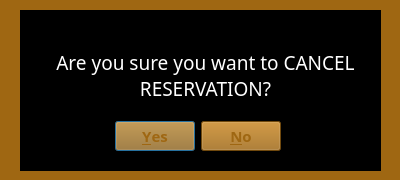
<?xml version="1.0" encoding="UTF-8"?>
<ui version="4.0">
 <class>Dialog</class>
 <widget class="QDialog" name="Dialog">
  <property name="geometry">
   <rect>
    <x>0</x>
    <y>0</y>
    <width>400</width>
    <height>180</height>
   </rect>
  </property>
  <property name="windowTitle">
   <string>Dialog</string>
  </property>
  <widget class="QDialogButtonBox" name="buttonBox">
   <property name="geometry">
    <rect>
     <x>-60</x>
     <y>120</y>
     <width>341</width>
     <height>32</height>
    </rect>
   </property>
   <property name="palette">
    <palette>
     <active>
      <colorrole role="Button">
       <brush brushstyle="SolidPattern">
        <color alpha="255">
         <red>159</red>
         <green>103</green>
         <blue>18</blue>
        </color>
       </brush>
      </colorrole>
      <colorrole role="Midlight">
       <brush brushstyle="SolidPattern">
        <color alpha="255">
         <red>159</red>
         <green>103</green>
         <blue>18</blue>
        </color>
       </brush>
      </colorrole>
      <colorrole role="ButtonText">
       <brush brushstyle="SolidPattern">
        <color alpha="255">
         <red>159</red>
         <green>103</green>
         <blue>18</blue>
        </color>
       </brush>
      </colorrole>
      <colorrole role="Base">
       <brush brushstyle="SolidPattern">
        <color alpha="255">
         <red>255</red>
         <green>255</green>
         <blue>255</blue>
        </color>
       </brush>
      </colorrole>
      <colorrole role="Window">
       <brush brushstyle="SolidPattern">
        <color alpha="255">
         <red>157</red>
         <green>102</green>
         <blue>18</blue>
        </color>
       </brush>
      </colorrole>
     </active>
     <inactive>
      <colorrole role="Button">
       <brush brushstyle="SolidPattern">
        <color alpha="255">
         <red>159</red>
         <green>103</green>
         <blue>18</blue>
        </color>
       </brush>
      </colorrole>
      <colorrole role="Midlight">
       <brush brushstyle="SolidPattern">
        <color alpha="255">
         <red>159</red>
         <green>103</green>
         <blue>18</blue>
        </color>
       </brush>
      </colorrole>
      <colorrole role="ButtonText">
       <brush brushstyle="SolidPattern">
        <color alpha="255">
         <red>159</red>
         <green>103</green>
         <blue>18</blue>
        </color>
       </brush>
      </colorrole>
      <colorrole role="Base">
       <brush brushstyle="SolidPattern">
        <color alpha="255">
         <red>255</red>
         <green>255</green>
         <blue>255</blue>
        </color>
       </brush>
      </colorrole>
      <colorrole role="Window">
       <brush brushstyle="SolidPattern">
        <color alpha="255">
         <red>157</red>
         <green>102</green>
         <blue>18</blue>
        </color>
       </brush>
      </colorrole>
     </inactive>
     <disabled>
      <colorrole role="Button">
       <brush brushstyle="SolidPattern">
        <color alpha="255">
         <red>159</red>
         <green>103</green>
         <blue>18</blue>
        </color>
       </brush>
      </colorrole>
      <colorrole role="Midlight">
       <brush brushstyle="SolidPattern">
        <color alpha="255">
         <red>159</red>
         <green>103</green>
         <blue>18</blue>
        </color>
       </brush>
      </colorrole>
      <colorrole role="ButtonText">
       <brush brushstyle="SolidPattern">
        <color alpha="255">
         <red>120</red>
         <green>120</green>
         <blue>120</blue>
        </color>
       </brush>
      </colorrole>
      <colorrole role="Base">
       <brush brushstyle="SolidPattern">
        <color alpha="255">
         <red>157</red>
         <green>102</green>
         <blue>18</blue>
        </color>
       </brush>
      </colorrole>
      <colorrole role="Window">
       <brush brushstyle="SolidPattern">
        <color alpha="255">
         <red>157</red>
         <green>102</green>
         <blue>18</blue>
        </color>
       </brush>
      </colorrole>
     </disabled>
    </palette>
   </property>
   <property name="font">
    <font>
     <family>Century Gothic</family>
     <pointsize>11</pointsize>
     <weight>75</weight>
     <bold>true</bold>
    </font>
   </property>
   <property name="autoFillBackground">
    <bool>false</bool>
   </property>
   <property name="orientation">
    <enum>Qt::Horizontal</enum>
   </property>
   <property name="standardButtons">
    <set>QDialogButtonBox::No|QDialogButtonBox::Yes</set>
   </property>
  </widget>
  <widget class="QLabel" name="label">
   <property name="geometry">
    <rect>
     <x>0</x>
     <y>0</y>
     <width>401</width>
     <height>301</height>
    </rect>
   </property>
   <property name="palette">
    <palette>
     <active>
      <colorrole role="Base">
       <brush brushstyle="SolidPattern">
        <color alpha="255">
         <red>255</red>
         <green>255</green>
         <blue>255</blue>
        </color>
       </brush>
      </colorrole>
      <colorrole role="Window">
       <brush brushstyle="SolidPattern">
        <color alpha="255">
         <red>159</red>
         <green>103</green>
         <blue>18</blue>
        </color>
       </brush>
      </colorrole>
     </active>
     <inactive>
      <colorrole role="Base">
       <brush brushstyle="SolidPattern">
        <color alpha="255">
         <red>255</red>
         <green>255</green>
         <blue>255</blue>
        </color>
       </brush>
      </colorrole>
      <colorrole role="Window">
       <brush brushstyle="SolidPattern">
        <color alpha="255">
         <red>159</red>
         <green>103</green>
         <blue>18</blue>
        </color>
       </brush>
      </colorrole>
     </inactive>
     <disabled>
      <colorrole role="Base">
       <brush brushstyle="SolidPattern">
        <color alpha="255">
         <red>159</red>
         <green>103</green>
         <blue>18</blue>
        </color>
       </brush>
      </colorrole>
      <colorrole role="Window">
       <brush brushstyle="SolidPattern">
        <color alpha="255">
         <red>159</red>
         <green>103</green>
         <blue>18</blue>
        </color>
       </brush>
      </colorrole>
     </disabled>
    </palette>
   </property>
   <property name="autoFillBackground">
    <bool>true</bool>
   </property>
   <property name="text">
    <string/>
   </property>
  </widget>
  <widget class="QLabel" name="label_3">
   <property name="geometry">
    <rect>
     <x>20</x>
     <y>10</y>
     <width>361</width>
     <height>161</height>
    </rect>
   </property>
   <property name="palette">
    <palette>
     <active>
      <colorrole role="Base">
       <brush brushstyle="SolidPattern">
        <color alpha="255">
         <red>255</red>
         <green>255</green>
         <blue>255</blue>
        </color>
       </brush>
      </colorrole>
      <colorrole role="Window">
       <brush brushstyle="SolidPattern">
        <color alpha="255">
         <red>0</red>
         <green>0</green>
         <blue>0</blue>
        </color>
       </brush>
      </colorrole>
     </active>
     <inactive>
      <colorrole role="Base">
       <brush brushstyle="SolidPattern">
        <color alpha="255">
         <red>255</red>
         <green>255</green>
         <blue>255</blue>
        </color>
       </brush>
      </colorrole>
      <colorrole role="Window">
       <brush brushstyle="SolidPattern">
        <color alpha="255">
         <red>0</red>
         <green>0</green>
         <blue>0</blue>
        </color>
       </brush>
      </colorrole>
     </inactive>
     <disabled>
      <colorrole role="Base">
       <brush brushstyle="SolidPattern">
        <color alpha="255">
         <red>0</red>
         <green>0</green>
         <blue>0</blue>
        </color>
       </brush>
      </colorrole>
      <colorrole role="Window">
       <brush brushstyle="SolidPattern">
        <color alpha="255">
         <red>0</red>
         <green>0</green>
         <blue>0</blue>
        </color>
       </brush>
      </colorrole>
     </disabled>
    </palette>
   </property>
   <property name="autoFillBackground">
    <bool>true</bool>
   </property>
   <property name="text">
    <string/>
   </property>
  </widget>
  <widget class="QLabel" name="label_5">
   <property name="geometry">
    <rect>
     <x>50</x>
     <y>30</y>
     <width>311</width>
     <height>91</height>
    </rect>
   </property>
   <property name="palette">
    <palette>
     <active>
      <colorrole role="WindowText">
       <brush brushstyle="SolidPattern">
        <color alpha="255">
         <red>255</red>
         <green>255</green>
         <blue>255</blue>
        </color>
       </brush>
      </colorrole>
      <colorrole role="Button">
       <brush brushstyle="SolidPattern">
        <color alpha="255">
         <red>255</red>
         <green>255</green>
         <blue>127</blue>
        </color>
       </brush>
      </colorrole>
      <colorrole role="Light">
       <brush brushstyle="SolidPattern">
        <color alpha="255">
         <red>255</red>
         <green>255</green>
         <blue>255</blue>
        </color>
       </brush>
      </colorrole>
      <colorrole role="Midlight">
       <brush brushstyle="SolidPattern">
        <color alpha="255">
         <red>255</red>
         <green>255</green>
         <blue>191</blue>
        </color>
       </brush>
      </colorrole>
      <colorrole role="Dark">
       <brush brushstyle="SolidPattern">
        <color alpha="255">
         <red>127</red>
         <green>127</green>
         <blue>63</blue>
        </color>
       </brush>
      </colorrole>
      <colorrole role="Mid">
       <brush brushstyle="SolidPattern">
        <color alpha="255">
         <red>170</red>
         <green>170</green>
         <blue>84</blue>
        </color>
       </brush>
      </colorrole>
      <colorrole role="Text">
       <brush brushstyle="SolidPattern">
        <color alpha="255">
         <red>0</red>
         <green>0</green>
         <blue>0</blue>
        </color>
       </brush>
      </colorrole>
      <colorrole role="BrightText">
       <brush brushstyle="SolidPattern">
        <color alpha="255">
         <red>255</red>
         <green>255</green>
         <blue>255</blue>
        </color>
       </brush>
      </colorrole>
      <colorrole role="ButtonText">
       <brush brushstyle="SolidPattern">
        <color alpha="255">
         <red>0</red>
         <green>0</green>
         <blue>0</blue>
        </color>
       </brush>
      </colorrole>
      <colorrole role="Base">
       <brush brushstyle="SolidPattern">
        <color alpha="255">
         <red>255</red>
         <green>255</green>
         <blue>255</blue>
        </color>
       </brush>
      </colorrole>
      <colorrole role="Window">
       <brush brushstyle="SolidPattern">
        <color alpha="255">
         <red>255</red>
         <green>255</green>
         <blue>127</blue>
        </color>
       </brush>
      </colorrole>
      <colorrole role="Shadow">
       <brush brushstyle="SolidPattern">
        <color alpha="255">
         <red>0</red>
         <green>0</green>
         <blue>0</blue>
        </color>
       </brush>
      </colorrole>
      <colorrole role="AlternateBase">
       <brush brushstyle="SolidPattern">
        <color alpha="255">
         <red>255</red>
         <green>255</green>
         <blue>191</blue>
        </color>
       </brush>
      </colorrole>
      <colorrole role="ToolTipBase">
       <brush brushstyle="SolidPattern">
        <color alpha="255">
         <red>255</red>
         <green>255</green>
         <blue>220</blue>
        </color>
       </brush>
      </colorrole>
      <colorrole role="ToolTipText">
       <brush brushstyle="SolidPattern">
        <color alpha="255">
         <red>0</red>
         <green>0</green>
         <blue>0</blue>
        </color>
       </brush>
      </colorrole>
     </active>
     <inactive>
      <colorrole role="WindowText">
       <brush brushstyle="SolidPattern">
        <color alpha="255">
         <red>255</red>
         <green>255</green>
         <blue>255</blue>
        </color>
       </brush>
      </colorrole>
      <colorrole role="Button">
       <brush brushstyle="SolidPattern">
        <color alpha="255">
         <red>255</red>
         <green>255</green>
         <blue>127</blue>
        </color>
       </brush>
      </colorrole>
      <colorrole role="Light">
       <brush brushstyle="SolidPattern">
        <color alpha="255">
         <red>255</red>
         <green>255</green>
         <blue>255</blue>
        </color>
       </brush>
      </colorrole>
      <colorrole role="Midlight">
       <brush brushstyle="SolidPattern">
        <color alpha="255">
         <red>255</red>
         <green>255</green>
         <blue>191</blue>
        </color>
       </brush>
      </colorrole>
      <colorrole role="Dark">
       <brush brushstyle="SolidPattern">
        <color alpha="255">
         <red>127</red>
         <green>127</green>
         <blue>63</blue>
        </color>
       </brush>
      </colorrole>
      <colorrole role="Mid">
       <brush brushstyle="SolidPattern">
        <color alpha="255">
         <red>170</red>
         <green>170</green>
         <blue>84</blue>
        </color>
       </brush>
      </colorrole>
      <colorrole role="Text">
       <brush brushstyle="SolidPattern">
        <color alpha="255">
         <red>0</red>
         <green>0</green>
         <blue>0</blue>
        </color>
       </brush>
      </colorrole>
      <colorrole role="BrightText">
       <brush brushstyle="SolidPattern">
        <color alpha="255">
         <red>255</red>
         <green>255</green>
         <blue>255</blue>
        </color>
       </brush>
      </colorrole>
      <colorrole role="ButtonText">
       <brush brushstyle="SolidPattern">
        <color alpha="255">
         <red>0</red>
         <green>0</green>
         <blue>0</blue>
        </color>
       </brush>
      </colorrole>
      <colorrole role="Base">
       <brush brushstyle="SolidPattern">
        <color alpha="255">
         <red>255</red>
         <green>255</green>
         <blue>255</blue>
        </color>
       </brush>
      </colorrole>
      <colorrole role="Window">
       <brush brushstyle="SolidPattern">
        <color alpha="255">
         <red>255</red>
         <green>255</green>
         <blue>127</blue>
        </color>
       </brush>
      </colorrole>
      <colorrole role="Shadow">
       <brush brushstyle="SolidPattern">
        <color alpha="255">
         <red>0</red>
         <green>0</green>
         <blue>0</blue>
        </color>
       </brush>
      </colorrole>
      <colorrole role="AlternateBase">
       <brush brushstyle="SolidPattern">
        <color alpha="255">
         <red>255</red>
         <green>255</green>
         <blue>191</blue>
        </color>
       </brush>
      </colorrole>
      <colorrole role="ToolTipBase">
       <brush brushstyle="SolidPattern">
        <color alpha="255">
         <red>255</red>
         <green>255</green>
         <blue>220</blue>
        </color>
       </brush>
      </colorrole>
      <colorrole role="ToolTipText">
       <brush brushstyle="SolidPattern">
        <color alpha="255">
         <red>0</red>
         <green>0</green>
         <blue>0</blue>
        </color>
       </brush>
      </colorrole>
     </inactive>
     <disabled>
      <colorrole role="WindowText">
       <brush brushstyle="SolidPattern">
        <color alpha="255">
         <red>127</red>
         <green>127</green>
         <blue>63</blue>
        </color>
       </brush>
      </colorrole>
      <colorrole role="Button">
       <brush brushstyle="SolidPattern">
        <color alpha="255">
         <red>255</red>
         <green>255</green>
         <blue>127</blue>
        </color>
       </brush>
      </colorrole>
      <colorrole role="Light">
       <brush brushstyle="SolidPattern">
        <color alpha="255">
         <red>255</red>
         <green>255</green>
         <blue>255</blue>
        </color>
       </brush>
      </colorrole>
      <colorrole role="Midlight">
       <brush brushstyle="SolidPattern">
        <color alpha="255">
         <red>255</red>
         <green>255</green>
         <blue>191</blue>
        </color>
       </brush>
      </colorrole>
      <colorrole role="Dark">
       <brush brushstyle="SolidPattern">
        <color alpha="255">
         <red>127</red>
         <green>127</green>
         <blue>63</blue>
        </color>
       </brush>
      </colorrole>
      <colorrole role="Mid">
       <brush brushstyle="SolidPattern">
        <color alpha="255">
         <red>170</red>
         <green>170</green>
         <blue>84</blue>
        </color>
       </brush>
      </colorrole>
      <colorrole role="Text">
       <brush brushstyle="SolidPattern">
        <color alpha="255">
         <red>127</red>
         <green>127</green>
         <blue>63</blue>
        </color>
       </brush>
      </colorrole>
      <colorrole role="BrightText">
       <brush brushstyle="SolidPattern">
        <color alpha="255">
         <red>255</red>
         <green>255</green>
         <blue>255</blue>
        </color>
       </brush>
      </colorrole>
      <colorrole role="ButtonText">
       <brush brushstyle="SolidPattern">
        <color alpha="255">
         <red>127</red>
         <green>127</green>
         <blue>63</blue>
        </color>
       </brush>
      </colorrole>
      <colorrole role="Base">
       <brush brushstyle="SolidPattern">
        <color alpha="255">
         <red>255</red>
         <green>255</green>
         <blue>127</blue>
        </color>
       </brush>
      </colorrole>
      <colorrole role="Window">
       <brush brushstyle="SolidPattern">
        <color alpha="255">
         <red>255</red>
         <green>255</green>
         <blue>127</blue>
        </color>
       </brush>
      </colorrole>
      <colorrole role="Shadow">
       <brush brushstyle="SolidPattern">
        <color alpha="255">
         <red>0</red>
         <green>0</green>
         <blue>0</blue>
        </color>
       </brush>
      </colorrole>
      <colorrole role="AlternateBase">
       <brush brushstyle="SolidPattern">
        <color alpha="255">
         <red>255</red>
         <green>255</green>
         <blue>127</blue>
        </color>
       </brush>
      </colorrole>
      <colorrole role="ToolTipBase">
       <brush brushstyle="SolidPattern">
        <color alpha="255">
         <red>255</red>
         <green>255</green>
         <blue>220</blue>
        </color>
       </brush>
      </colorrole>
      <colorrole role="ToolTipText">
       <brush brushstyle="SolidPattern">
        <color alpha="255">
         <red>0</red>
         <green>0</green>
         <blue>0</blue>
        </color>
       </brush>
      </colorrole>
     </disabled>
    </palette>
   </property>
   <property name="font">
    <font>
     <family>Century Gothic</family>
     <pointsize>14</pointsize>
     <weight>50</weight>
     <bold>false</bold>
    </font>
   </property>
   <property name="toolTipDuration">
    <number>-4</number>
   </property>
   <property name="autoFillBackground">
    <bool>false</bool>
   </property>
   <property name="text">
    <string>Are you sure you want to CANCEL RESERVATION?</string>
   </property>
   <property name="alignment">
    <set>Qt::AlignCenter</set>
   </property>
   <property name="wordWrap">
    <bool>true</bool>
   </property>
  </widget>
  <zorder>label</zorder>
  <zorder>label_3</zorder>
  <zorder>buttonBox</zorder>
  <zorder>label_5</zorder>
 </widget>
 <resources/>
 <connections>
  <connection>
   <sender>buttonBox</sender>
   <signal>accepted()</signal>
   <receiver>Dialog</receiver>
   <slot>accept()</slot>
   <hints>
    <hint type="sourcelabel">
     <x>248</x>
     <y>254</y>
    </hint>
    <hint type="destinationlabel">
     <x>157</x>
     <y>274</y>
    </hint>
   </hints>
  </connection>
  <connection>
   <sender>buttonBox</sender>
   <signal>rejected()</signal>
   <receiver>Dialog</receiver>
   <slot>reject()</slot>
   <hints>
    <hint type="sourcelabel">
     <x>316</x>
     <y>260</y>
    </hint>
    <hint type="destinationlabel">
     <x>286</x>
     <y>274</y>
    </hint>
   </hints>
  </connection>
 </connections>
</ui>
